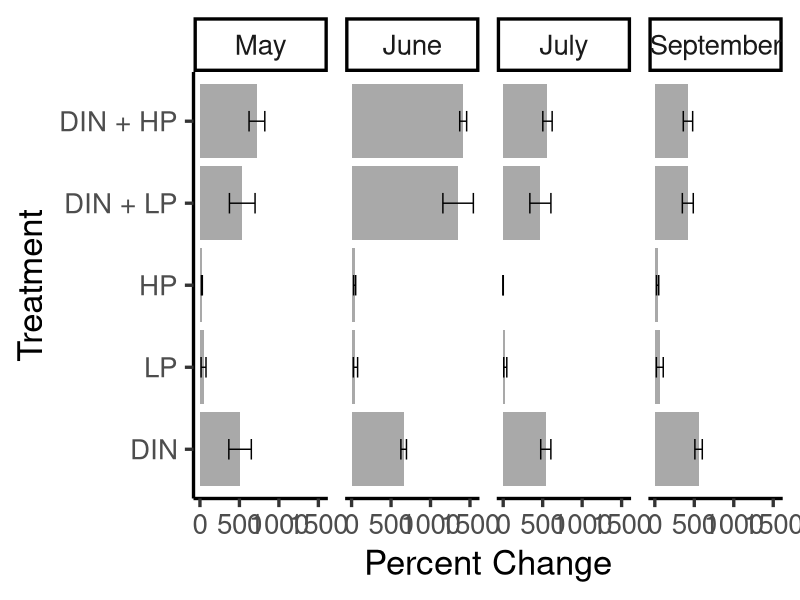
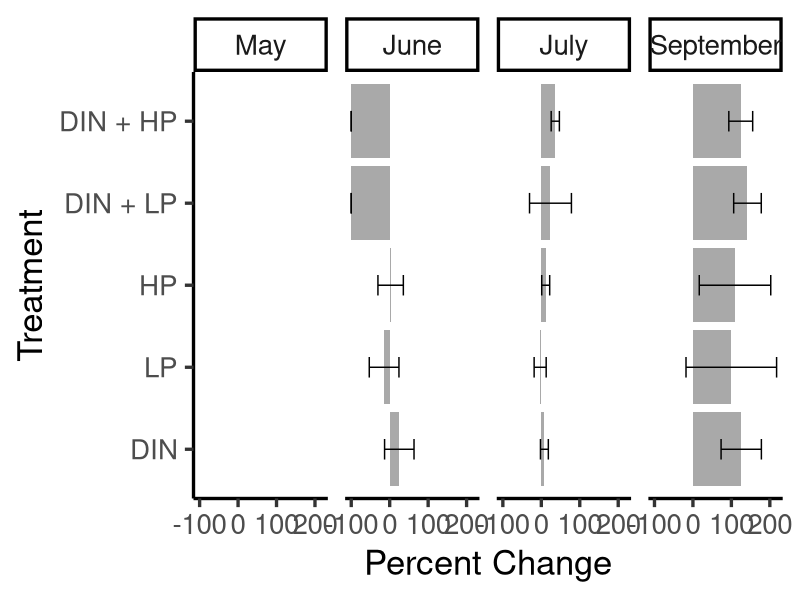
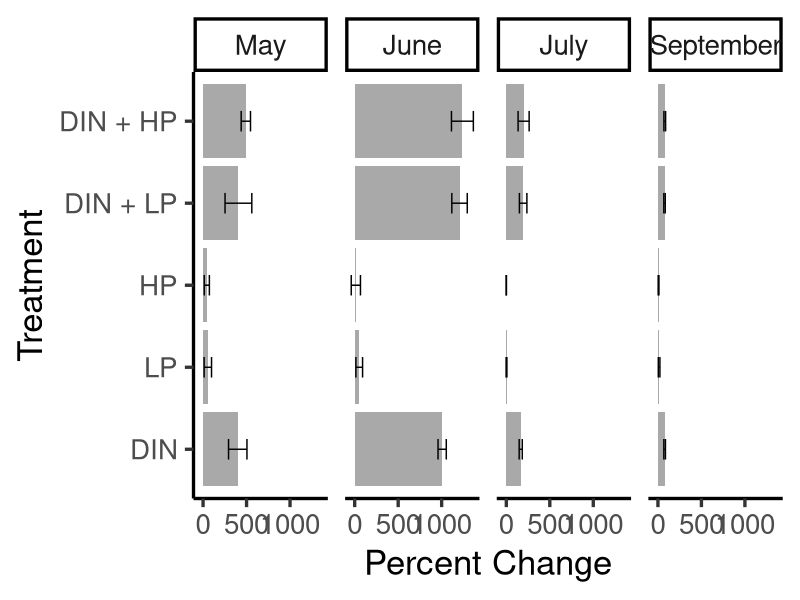
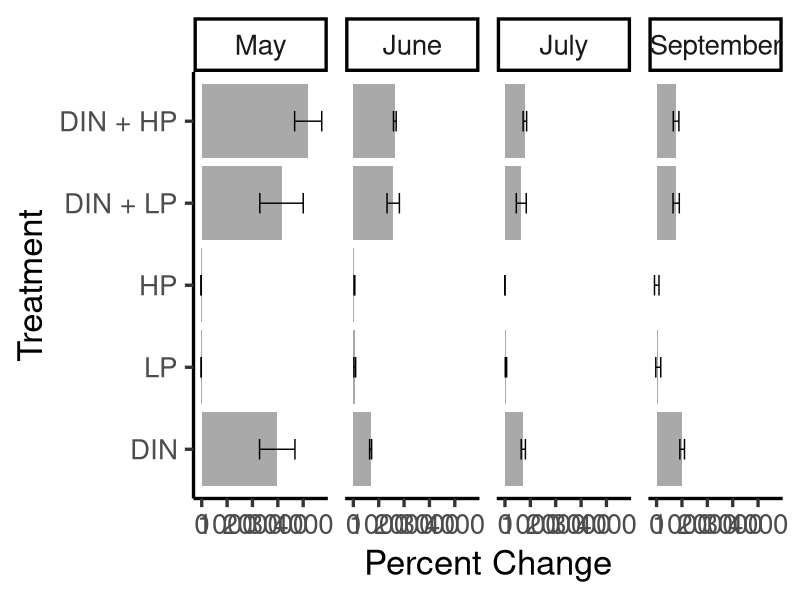
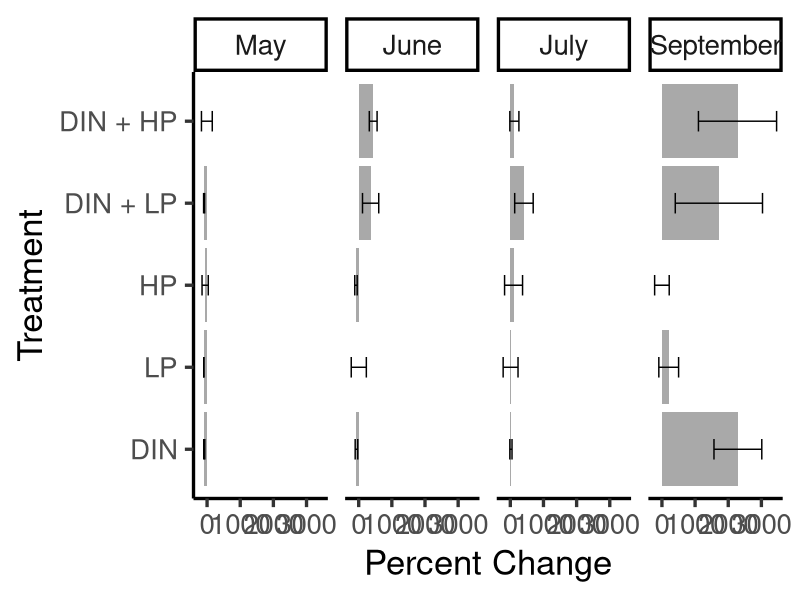
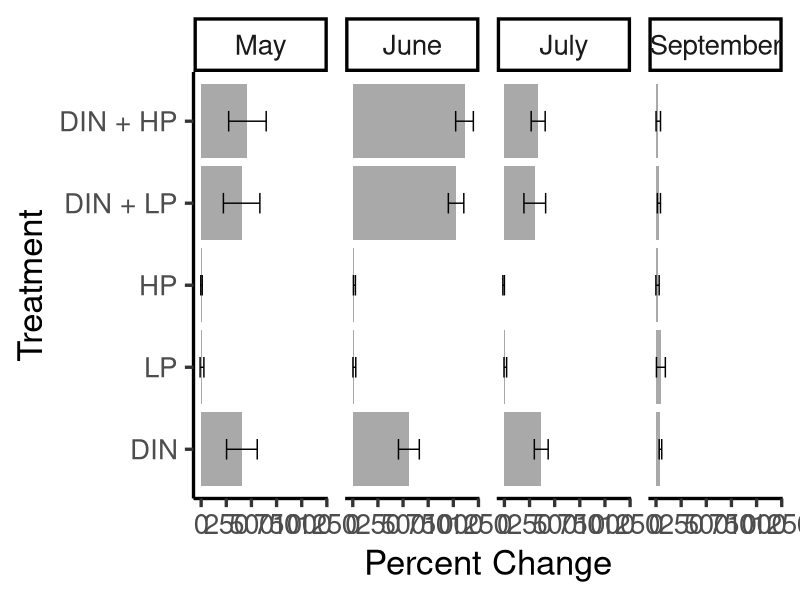
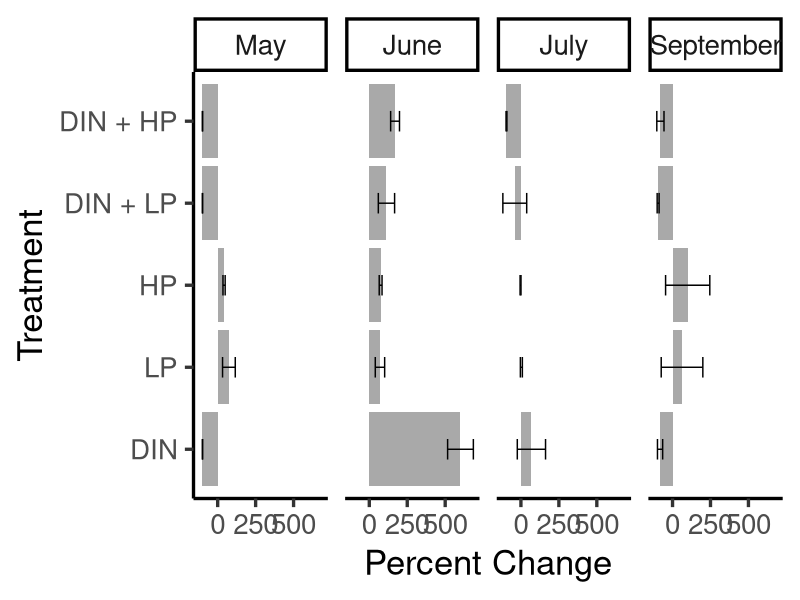
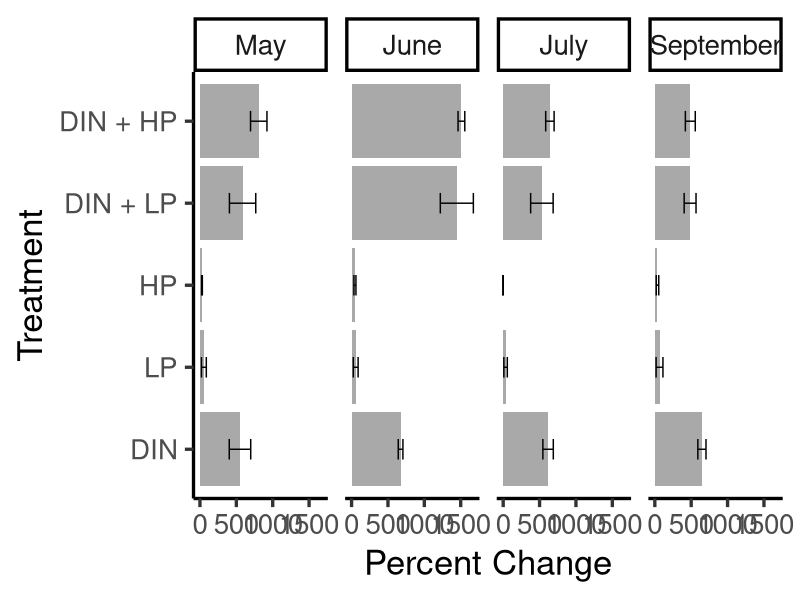

Source code (R) for these figures, in order:
#2024-02-16
#barplots for all bioassay with and without transformed data

library(tidyverse)
library(dplyr)
library(lubridate)
library(readxl)
library(ggplot2)
library(car)
library(rstatix)


pc = read_excel("data/2024-02-20_Percent_change_data.xlsx", sheet = "2")

pc_dh = read_excel("data/2024-03-12_percent_change_data_with_dh.xlsx", sheet = "Sheet2")

glimpse(pc)

glimpse(pc_dh)

summary = pc %>%
  group_by(Bioassay_3, Treatment_3) %>%
  summarise(
    mean_tca = mean(Total_Chl_a_4),
    sd_tca = sd(Total_Chl_a_4, na.rm = TRUE),
    mean_cyano = mean(Cyanobacteria_4),
    sd_cyano = sd(Cyanobacteria_4, na.rm = TRUE),
    mean_crypto = mean(Cryptophytes_4),
    sd_crypto = sd(Cryptophytes_4, na.rm = TRUE),
    mean_diatom = mean(Diatoms_4),
    sd_diatom = sd(Diatoms_4, na.rm = TRUE),
    mean_dino = mean(Dinoflagellates_4),
    sd_dino = sd(Dinoflagellates_4, na.rm = TRUE),
    mean_ga = mean(Green_Algae_4),
    sd_ga = sd(Green_Algae_4, na.rm = TRUE),
    mean_hapto = mean(Haptophytes_4),
    sd_hapto = sd(Haptophytes_4, na.rm = TRUE),
  )

summary = summary[-c(21), ]

summary$Bioassay_3 = factor(summary$Bioassay_3, levels=c("May", "June", "July", "September")) 

print(summary)

summary_dh = pc_dh %>%
  group_by(Bioassay_3, Treatment_3) %>%
  summarise(
    mean_dh = mean(dh_4),
    sd_dh = sd(dh_4, na.rm = TRUE),
  )

summary_dh = summary_dh[-c(21), ]

summary_dh$Bioassay_3 = factor(summary_dh$Bioassay_3, levels=c("May", "June", "July", "September")) 

print(summary_dh)

######################################## total chl a

tca_pc = ggplot(data = summary, 
                aes(x = mean_tca, y = fct_relevel(Treatment_3, "DIN", "LP", "HP", "DIN_LP", "DIN_HP"))) + 
  geom_col(aes(x = mean_tca,
               y = fct_relevel(Treatment_3, "DIN", "LP", "HP", "DIN_LP", "DIN_HP")),
           fill = "darkgrey",
           data = summary) +  
  geom_errorbar(aes(x = mean_tca,
                    y = fct_relevel(Treatment_3, "DIN", "LP", "HP", "DIN_LP", "DIN_HP"), 
                    xmin = mean_tca-sd_tca, 
                    xmax = mean_tca+sd_tca,
                    width = 0.25),
                data = summary) +
  xlab("Percent Change") +
  ylab("Treatment") +
  scale_y_discrete(labels= c("DIN" = "DIN", "LP" = "LP", "HP" = "HP", "DIN_LP" = "DIN + LP", "DIN_HP" = "DIN + HP")) +
  theme_classic(base_size = 25) +
  facet_wrap(~Bioassay_3, nrow = 1)

ggsave(tca_pc, filename = "figures/Percent_Change_horizontal/tca_pc.png",
       device = "png", height = 12, width = 15)










######################################## cyanobacteria

cyano_pc = ggplot(data = summary, 
                        aes(x = mean_cyano, y = fct_relevel(Treatment_3, "DIN", "LP", "HP", "DIN_LP", "DIN_HP"))) + 
  geom_col(aes(x = mean_cyano,
               y = fct_relevel(Treatment_3, "DIN", "LP", "HP", "DIN_LP", "DIN_HP")),
           fill = "darkgrey",
           data = summary) +  
  geom_errorbar(aes(x = mean_cyano,
                    y = fct_relevel(Treatment_3, "DIN", "LP", "HP", "DIN_LP", "DIN_HP"), 
                    xmin = mean_cyano-sd_cyano, 
                    xmax = mean_cyano+sd_cyano,
                    width = 0.25),
                data = summary) +
  xlab("Percent Change") +
  ylab("Treatment") +
  scale_y_discrete(labels= c("DIN" = "DIN", "LP" = "LP", "HP" = "HP", "DIN_LP" = "DIN + LP", "DIN_HP" = "DIN + HP")) +
  theme_classic(base_size = 25) +
  facet_wrap(~Bioassay_3, nrow = 1)

ggsave(cyano_pc, filename = "figures/Percent_Change_horizontal/cyano_pc.png",
       device = "png", height = 12, width = 15)











######################################## cryptophytes

crypto_pc = ggplot(data = summary, 
                  aes(x = mean_crypto, y = fct_relevel(Treatment_3, "DIN", "LP", "HP", "DIN_LP", "DIN_HP"))) + 
  geom_col(aes(x = mean_crypto,
               y = fct_relevel(Treatment_3, "DIN", "LP", "HP", "DIN_LP", "DIN_HP")),
           fill = "darkgrey",
           data = summary) +  
  geom_errorbar(aes(x = mean_crypto,
                    y = fct_relevel(Treatment_3, "DIN", "LP", "HP", "DIN_LP", "DIN_HP"), 
                    xmin = mean_crypto-sd_crypto, 
                    xmax = mean_crypto+sd_crypto,
                    width = 0.25),
                data = summary) +
  xlab("Percent Change") +
  ylab("Treatment") +
  scale_y_discrete(labels= c("DIN" = "DIN", "LP" = "LP", "HP" = "HP", "DIN_LP" = "DIN + LP", "DIN_HP" = "DIN + HP")) +
  theme_classic(base_size = 25) +
  facet_wrap(~Bioassay_3, nrow = 1)

ggsave(crypto_pc, filename = "figures/Percent_Change_horizontal/crypto_pc.png",
       device = "png", height = 12, width = 15)











######################################## diatoms

diatom_pc = ggplot(data = summary, 
                   aes(x = mean_diatom, y = fct_relevel(Treatment_3, "DIN", "LP", "HP", "DIN_LP", "DIN_HP"))) + 
  geom_col(aes(x = mean_diatom,
               y = fct_relevel(Treatment_3, "DIN", "LP", "HP", "DIN_LP", "DIN_HP")),
           fill = "darkgrey",
           data = summary) +  
  geom_errorbar(aes(x = mean_diatom,
                    y = fct_relevel(Treatment_3, "DIN", "LP", "HP", "DIN_LP", "DIN_HP"), 
                    xmin = mean_diatom-sd_diatom, 
                    xmax = mean_diatom+sd_diatom,
                    width = 0.25),
                data = summary) +
  xlab("Percent Change") +
  ylab("Treatment") +
  scale_y_discrete(labels= c("DIN" = "DIN", "LP" = "LP", "HP" = "HP", "DIN_LP" = "DIN + LP", "DIN_HP" = "DIN + HP")) +
  theme_classic(base_size = 25) +
  facet_wrap(~Bioassay_3, nrow = 1)

ggsave(diatom_pc, filename = "figures/Percent_Change_horizontal/diatom_pc.png",
       device = "png", height = 12, width = 17)











######################################## dinoflagellates

dino_pc = ggplot(data = summary, 
                   aes(x = mean_dino, y = fct_relevel(Treatment_3, "DIN", "LP", "HP", "DIN_LP", "DIN_HP"))) + 
  geom_col(aes(x = mean_dino,
               y = fct_relevel(Treatment_3, "DIN", "LP", "HP", "DIN_LP", "DIN_HP")),
           fill = "darkgrey",
           data = summary) +  
  geom_errorbar(aes(x = mean_dino,
                    y = fct_relevel(Treatment_3, "DIN", "LP", "HP", "DIN_LP", "DIN_HP"), 
                    xmin = mean_dino-sd_dino, 
                    xmax = mean_dino+sd_dino,
                    width = 0.25),
                data = summary) +
  xlab("Percent Change") +
  ylab("Treatment") +
  scale_y_discrete(labels= c("DIN" = "DIN", "LP" = "LP", "HP" = "HP", "DIN_LP" = "DIN + LP", "DIN_HP" = "DIN + HP")) +
  theme_classic(base_size = 25) +
  facet_wrap(~Bioassay_3, nrow = 1)

ggsave(dino_pc, filename = "figures/Percent_Change_horizontal/dino_pc.png",
       device = "png", height = 12, width = 15)













######################################## green algae

ga_pc = ggplot(data = summary, 
                 aes(x = mean_ga, y = fct_relevel(Treatment_3, "DIN", "LP", "HP", "DIN_LP", "DIN_HP"))) + 
  geom_col(aes(x = mean_ga,
               y = fct_relevel(Treatment_3, "DIN", "LP", "HP", "DIN_LP", "DIN_HP")),
           fill = "darkgrey",
           data = summary) +  
  geom_errorbar(aes(x = mean_ga,
                    y = fct_relevel(Treatment_3, "DIN", "LP", "HP", "DIN_LP", "DIN_HP"), 
                    xmin = mean_ga-sd_ga, 
                    xmax = mean_ga+sd_ga,
                    width = 0.25),
                data = summary) +
  xlab("Percent Change") +
  ylab("Treatment") +
  scale_y_discrete(labels= c("DIN" = "DIN", "LP" = "LP", "HP" = "HP", "DIN_LP" = "DIN + LP", "DIN_HP" = "DIN + HP")) +
  theme_classic(base_size = 25) +
  facet_wrap(~Bioassay_3, nrow = 1)

ggsave(ga_pc, filename = "figures/Percent_Change_horizontal/ga_pc.png",
       device = "png", height = 12, width = 15)













######################################## haptophytes

hapto_pc = ggplot(data = summary, 
               aes(x = mean_hapto, y = fct_relevel(Treatment_3, "DIN", "LP", "HP", "DIN_LP", "DIN_HP"))) + 
  geom_col(aes(x = mean_hapto,
               y = fct_relevel(Treatment_3, "DIN", "LP", "HP", "DIN_LP", "DIN_HP")),
           fill = "darkgrey",
           data = summary) +  
  geom_errorbar(aes(x = mean_hapto,
                    y = fct_relevel(Treatment_3, "DIN", "LP", "HP", "DIN_LP", "DIN_HP"), 
                    xmin = mean_hapto-sd_hapto, 
                    xmax = mean_hapto+sd_hapto,
                    width = 0.25),
                data = summary) +
  xlab("Percent Change") +
  ylab("Treatment") +
  scale_y_discrete(labels= c("DIN" = "DIN", "LP" = "LP", "HP" = "HP", "DIN_LP" = "DIN + LP", "DIN_HP" = "DIN + HP")) +
  theme_classic(base_size = 25) +
  facet_wrap(~Bioassay_3, nrow = 1)

ggsave(hapto_pc, filename = "figures/Percent_Change_horizontal/hapto_pc.png",
       device = "png", height = 12, width = 15)

















######################################## diatoms/haptophytes

dh_pc = ggplot(data = summary_dh, 
                  aes(x = mean_dh, y = fct_relevel(Treatment_3, "DIN", "LP", "HP", "DIN_LP", "DIN_HP"))) + 
  geom_col(aes(x = mean_dh,
               y = fct_relevel(Treatment_3, "DIN", "LP", "HP", "DIN_LP", "DIN_HP")),
           fill = "darkgrey",
           data = summary_dh) +  
  geom_errorbar(aes(x = mean_dh,
                    y = fct_relevel(Treatment_3, "DIN", "LP", "HP", "DIN_LP", "DIN_HP"), 
                    xmin = mean_dh-sd_dh, 
                    xmax = mean_dh+sd_dh,
                    width = 0.25),
                data = summary_dh) +
  xlab("Percent Change") +
  ylab("Treatment") +
  scale_y_discrete(labels= c("DIN" = "DIN", "LP" = "LP", "HP" = "HP", "DIN_LP" = "DIN + LP", "DIN_HP" = "DIN + HP")) +
  theme_classic(base_size = 25) +
  facet_wrap(~Bioassay_3, nrow = 1)

ggsave(dh_pc, filename = "figures/Percent_Change_horizontal/dh_pc.png",
       device = "png", height = 12, width = 15)
